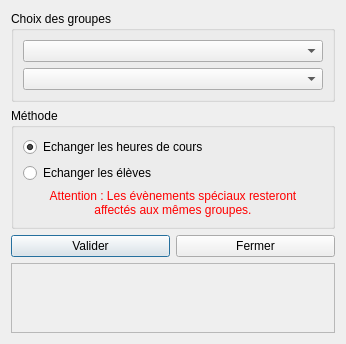
<?xml version="1.0" encoding="UTF-8"?>
<ui version="4.0">
 <class>GroupsSwappingsManager</class>
 <widget class="QDialog" name="GroupsSwappingsManager">
  <property name="geometry">
   <rect>
    <x>0</x>
    <y>0</y>
    <width>346</width>
    <height>316</height>
   </rect>
  </property>
  <property name="windowTitle">
   <string>Echange de groupes</string>
  </property>
  <layout class="QVBoxLayout" name="verticalLayout_3">
   <item>
    <widget class="QGroupBox" name="groupBox_2">
     <property name="title">
      <string>Choix des groupes</string>
     </property>
     <layout class="QVBoxLayout" name="verticalLayout_2">
      <item>
       <widget class="QComboBox" name="comboBox_group1"/>
      </item>
      <item>
       <widget class="QComboBox" name="comboBox_group2"/>
      </item>
     </layout>
    </widget>
   </item>
   <item>
    <widget class="QGroupBox" name="groupBox">
     <property name="title">
      <string>Méthode</string>
     </property>
     <layout class="QVBoxLayout" name="verticalLayout">
      <item>
       <widget class="QRadioButton" name="radioButton_swapCourses">
        <property name="text">
         <string>Echanger les heures de cours</string>
        </property>
        <property name="checked">
         <bool>true</bool>
        </property>
       </widget>
      </item>
      <item>
       <widget class="QRadioButton" name="radioButton_swapStudents">
        <property name="text">
         <string>Echanger les élèves</string>
        </property>
       </widget>
      </item>
      <item>
       <widget class="QLabel" name="label">
        <property name="text">
         <string>&lt;html&gt;&lt;head/&gt;&lt;body&gt;&lt;p align=&quot;center&quot;&gt;&lt;span style=&quot; color:#ff0000;&quot;&gt;Attention : Les évènements spéciaux resteront&lt;br/&gt;affectés aux mêmes groupes.&lt;/span&gt;&lt;/p&gt;&lt;/body&gt;&lt;/html&gt;</string>
        </property>
       </widget>
      </item>
     </layout>
    </widget>
   </item>
   <item>
    <layout class="QHBoxLayout" name="horizontalLayout">
     <item>
      <widget class="QPushButton" name="pushButton_valid">
       <property name="text">
        <string>Valider</string>
       </property>
      </widget>
     </item>
     <item>
      <widget class="QPushButton" name="pushButton_close">
       <property name="text">
        <string>Fermer</string>
       </property>
      </widget>
     </item>
    </layout>
   </item>
   <item>
    <widget class="QPlainTextEdit" name="infoArea">
     <property name="enabled">
      <bool>false</bool>
     </property>
    </widget>
   </item>
  </layout>
 </widget>
 <resources/>
 <connections>
  <connection>
   <sender>pushButton_close</sender>
   <signal>clicked()</signal>
   <receiver>GroupsSwappingsManager</receiver>
   <slot>reject()</slot>
   <hints>
    <hint type="sourcelabel">
     <x>270</x>
     <y>213</y>
    </hint>
    <hint type="destinationlabel">
     <x>343</x>
     <y>185</y>
    </hint>
   </hints>
  </connection>
 </connections>
</ui>
